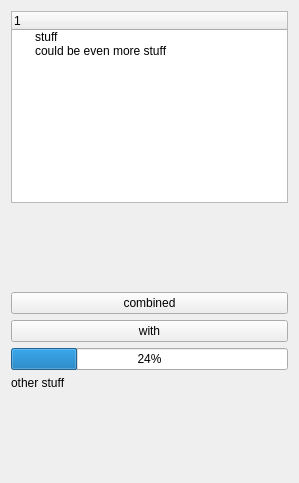
<?xml version="1.0" encoding="UTF-8"?>
<ui version="4.0">
 <class>AnotherTree</class>
 <widget class="QWidget" name="AnotherTree">
  <property name="geometry">
   <rect>
    <x>0</x>
    <y>0</y>
    <width>299</width>
    <height>483</height>
   </rect>
  </property>
  <property name="windowTitle">
   <string>Form</string>
  </property>
  <layout class="QGridLayout" name="gridLayout">
   <item row="2" column="0">
    <widget class="QPushButton" name="pushButton">
     <property name="text">
      <string>combined</string>
     </property>
    </widget>
   </item>
   <item row="5" column="0">
    <widget class="QLabel" name="label">
     <property name="text">
      <string>other stuff</string>
     </property>
    </widget>
   </item>
   <item row="3" column="0">
    <widget class="QPushButton" name="pushButton_2">
     <property name="text">
      <string>with</string>
     </property>
    </widget>
   </item>
   <item row="4" column="0">
    <widget class="QProgressBar" name="progressBar">
     <property name="value">
      <number>24</number>
     </property>
    </widget>
   </item>
   <item row="0" column="0">
    <widget class="QTreeWidget" name="treeWidget">
     <column>
      <property name="text">
       <string>1</string>
      </property>
     </column>
     <item>
      <property name="text">
       <string>stuff</string>
      </property>
     </item>
     <item>
      <property name="text">
       <string>could be even more stuff</string>
      </property>
     </item>
    </widget>
   </item>
   <item row="1" column="0">
    <spacer name="verticalSpacer">
     <property name="orientation">
      <enum>Qt::Vertical</enum>
     </property>
     <property name="sizeHint" stdset="0">
      <size>
       <width>20</width>
       <height>40</height>
      </size>
     </property>
    </spacer>
   </item>
   <item row="6" column="0">
    <spacer name="verticalSpacer_2">
     <property name="orientation">
      <enum>Qt::Vertical</enum>
     </property>
     <property name="sizeHint" stdset="0">
      <size>
       <width>20</width>
       <height>40</height>
      </size>
     </property>
    </spacer>
   </item>
  </layout>
 </widget>
 <resources/>
 <connections/>
</ui>
